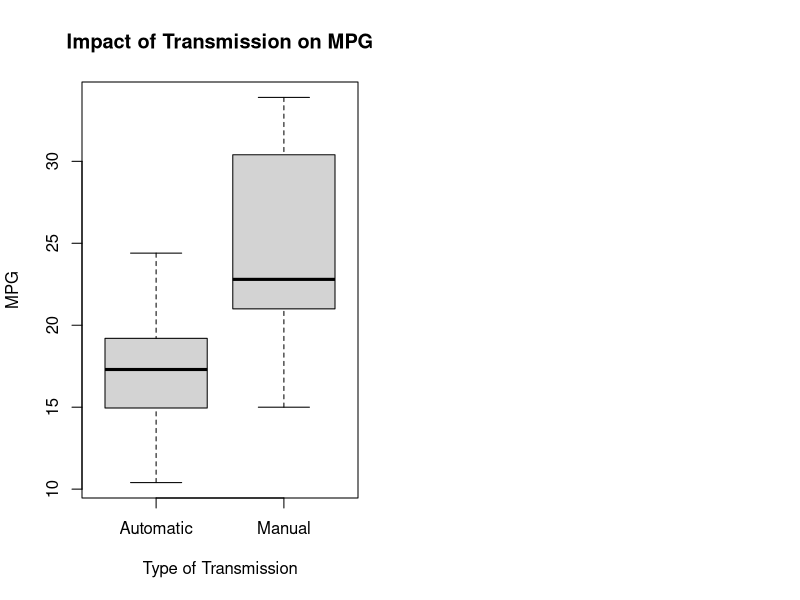
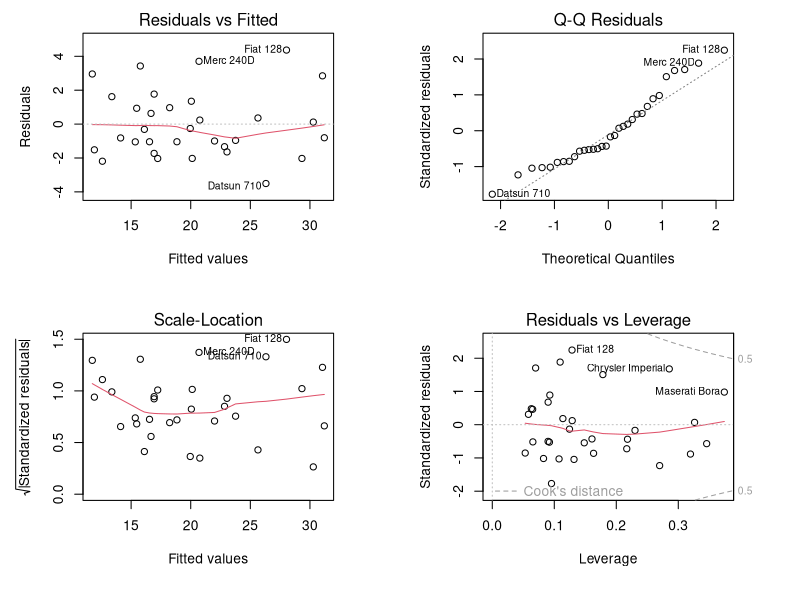

Write the R code that produced these figures, in order.
## ---- chunk 1
library(datasets)
library(car)
cars_data <- mtcars
head(cars_data)
## ---- chunk 2
corr_var <- data.frame(round(cor(cars_data),2))
corr_var
## ---- chunk 3
cars_data$am <- factor(x=cars_data$am, labels=c("Automatic", "Manual"))
par(mfrow = c(1,2))
plot(cars_data$am, cars_data$mpg, xlab = "Type of Transmission", ylab = "MPG", main="Impact of Transmission on MPG")
## ---- chunk 4
summary(lm(mpg ~ am*wt + qsec, data = cars_data))$coef
paste("R square:"); summary(lm(mpg ~ am*wt + qsec, data = cars_data))$r.squared
## ---- chunk 5
# Hence, improved model is the one with interaction between am and wt, and qsec variable added
# This model below has high R2, all signifiant variables, and no heteroscedasticity. Hence it is selected
fit_am_wt_qsec <- lm(mpg ~ am*wt + qsec, data = cars_data)
par(mfrow=c(2,2), mar=c(6,5,2,4))
plot(fit_am_wt_qsec)
## ---- chunk 6
fit_am_wt_qsec_noint <- lm(mpg ~ am + wt + qsec, data = cars_data)
anova(fit_am_wt_qsec, fit_am_wt_qsec_noint)
paste("VIF analysis:")
vif(fit_am_wt_qsec)
vif(fit_am_wt_qsec_noint)
